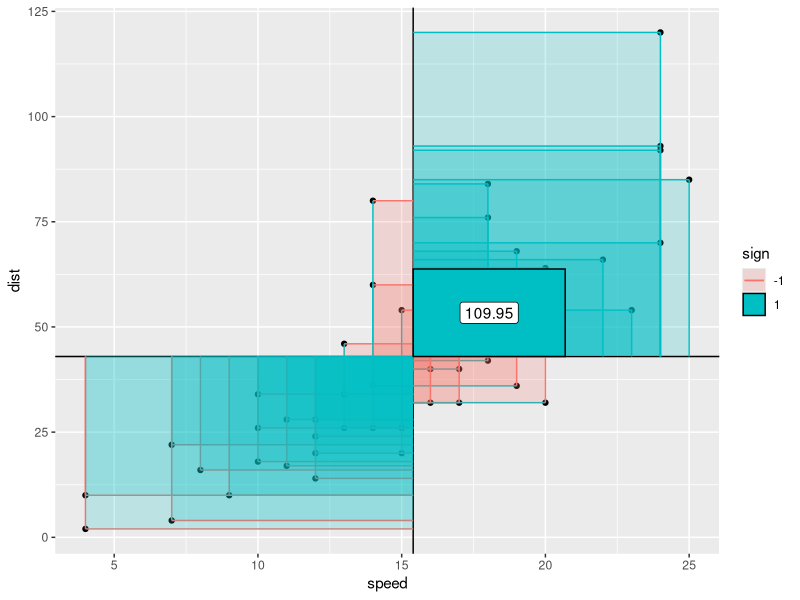
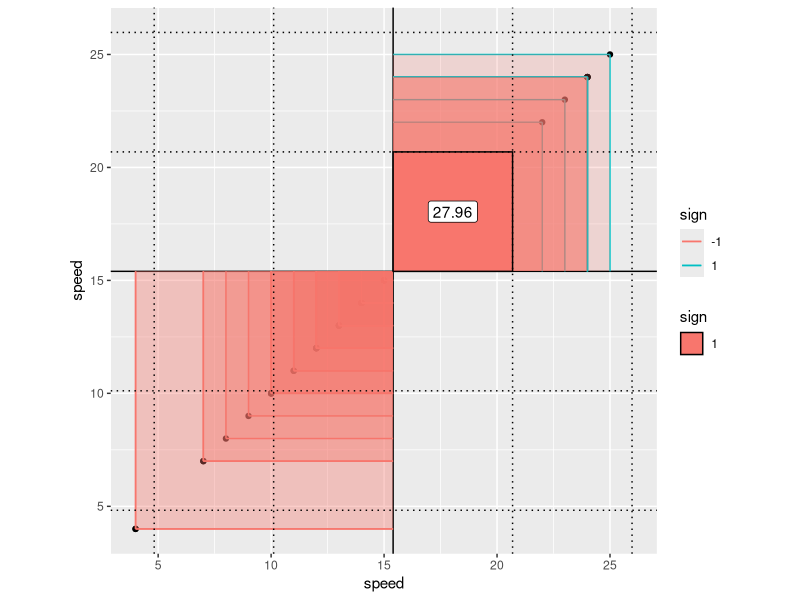
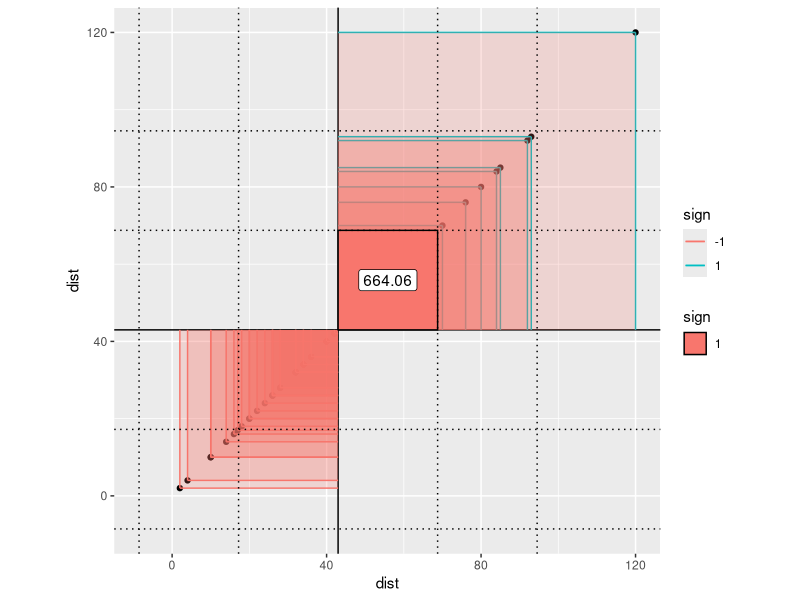
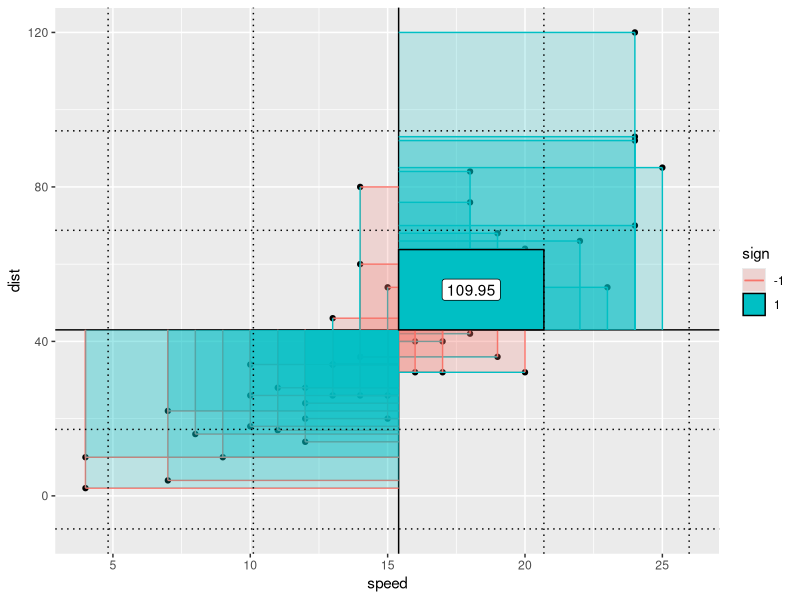
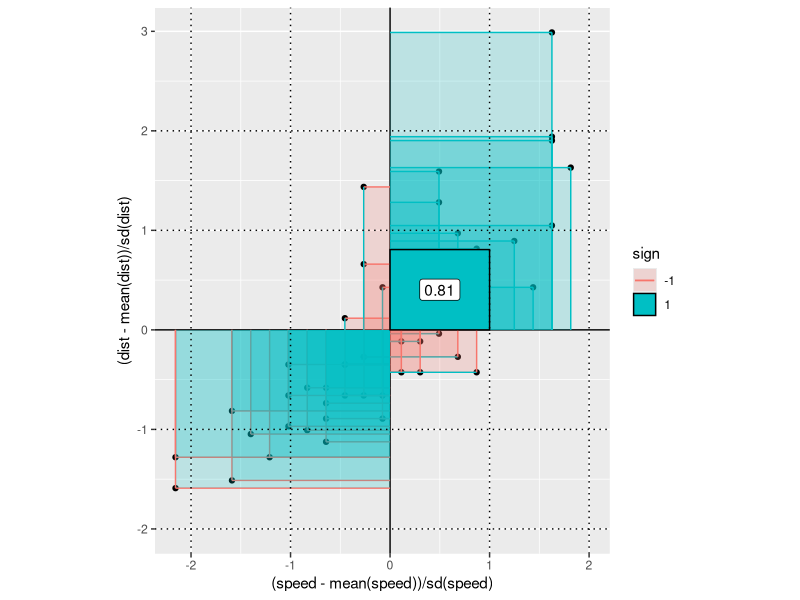

Generate these figures, in order, with R:
## ---- chunk 1
knitr::opts_chunk$set(echo = TRUE)
options(tidyverse.quiet = TRUE)
## ---- chunk 2
library(tidyverse)

# express Stat setup.

qstat <- function(compute_group, ...){
  ggproto("StatTemp", Stat, compute_group = compute_group, ...)
  }

qgeom_mod_default_aes <- function(`_inherit` = GeomPoint, default_aes = GeomPoint$default_aes, ...){
  
  ggproto("GeomTemp", `_inherit` = `_inherit`, default_aes = default_aes, ...)

}


qlayer <- function (mapping = NULL, data = NULL, geom = "point", stat = "identity", position = "identity", 
    ..., na.rm = FALSE, show.legend = NA, inherit.aes = TRUE) 
{
    layer(data = data, mapping = mapping, stat = stat, geom = geom, 
        position = position, show.legend = show.legend, inherit.aes = inherit.aes, 
        params = rlang::list2(na.rm = na.rm, ...))
}
## ---- chunk 3

# 

# mysetseed(199402)
# create_x_y(relationship = .5) %>%
# data_create_scatterplot() %>%
# plot_draw_mean_x() %>%
# plot_draw_mean_y() %>%
# plot_draw_differences_x() %>%
# plot_draw_differences_y() %>%
# plot_multiply_differences() %>%
# plot_take_average_rectangle()

# Assume qlayer() and qstat() exists:

# Layer 0 (actually don't use in var/sd/cov/corr/R^2 but demos qstat simplest usage)
compute_group_xymean <- function(data, scales){data |> mutate(x = mean(x), y = mean(y))}

geom_xy_means <- function(...){geom_point(stat = qstat(compute_group_xymean), ...)}


# Layer 1
compute_group_xmean <- function(data, scales){data |> summarize(xintercept = mean(x))}

geom_xmean <- function(...){
  
  QStat <- qstat(compute_group_xmean, dropped_aes = c("x", "y"))
  
  qlayer(geom = GeomVline, stat = QStat, ...)
  
  
  }

# Layer 2
compute_group_ymean <- function(data, scales){data |> summarize(yintercept = mean(y))}

geom_ymean <- function(...){
  
  QStat <- qstat(compute_group_ymean, dropped_aes = c("x", "y"))
  
  qlayer(geom = GeomHline, stat = QStat, ...)
  
  }

# Layer 3
compute_group_xmeandiff <- function(data, scales){
  
  data |> mutate(xend = mean(x), 
                 yend = y, 
                 xdiff = x - mean(x), 
                 sign = factor(sign(xdiff)))
  
  }

geom_xmeandiff <- function(...){
  
  QStat <- qstat(compute_group_xmeandiff, 
              default_aes = aes(color = after_stat(sign)))
  
  geom_segment(stat = QStat, ...)
  
  }

# Layer 4
compute_group_ymeandiff <- function(data, scales){
  
  data |> mutate(yend = mean(y), 
                 xend = x, 
                 ydiff = y - mean(y), 
                 sign = factor(sign(ydiff)))
  }

geom_ymeandiff <- function(...){
  
  QStat <- qstat(compute_group_ymeandiff, 
              default_aes = aes(color = after_stat(sign)))
  
  geom_segment(stat = QStat, ...)
  
  }


# Layer 5
compute_group_xymeandiffs <- function(data, scales){data |> mutate(xmin = mean(x), ymin = mean(y), xmax = x, ymax = y, area = (xmax-xmin)*(ymax-ymin), sign = factor(sign(area)))}

geom_xydiffs <- function(alpha = .2, ...){geom_rect(
  stat = qstat(compute_group_xymeandiffs, 
               default_aes = aes(fill = after_stat(sign))), alpha = alpha, ...)}

# Layer 6 & 7
compute_covariance <- function(data, scales){
   
  xmean = mean(data$x)
  ymean = mean(data$y)
  xsd = sd(data$x)
  
  data |> 
    mutate(xdiff = x - mean(x),                                      ydiff = y - mean(y),   
           area = xdiff * ydiff) %>% 
    summarize(mean_area = sum(area)/(n()-1)) %>% 
    pull(mean_area) ->
    mean_area
  
  data.frame(
             xmin = xmean, ymin = ymean,
             xmax = xmean + xsd, ymax = ymean + mean_area/xsd,
             covariance = mean_area,
             sign = factor(sign(mean_area))) |>
    mutate(x = (xmin + xmax)/2,
          y = (ymin + ymax)/2)
  
}
  
  
geom_covariance <- function(...){
  
  QStat <- qstat(compute_covariance,
                 default_aes = aes(fill = after_stat(sign)))
  
  GeomRect2 <- qgeom_mod_default_aes(GeomRect, aes(color = "black", 
                              fill = "grey35",
                              linewidth = .5,
                              linetype = 1, 
                              alpha = NA))
  
  qlayer(stat = QStat, geom = GeomRect2, ...)
  
}  



geom_mean_xdiffXydiff <- geom_covariance


geom_covariance_label <- function(...){
  
  QStat <- qstat(compute_covariance,
                 default_aes = 
                   aes(label = round(after_stat(covariance), 2))
                 )
                                   
  
  geom_label(stat = QStat,
             show.legend = F,
                         ...)
  
}
  

# SDs
compute_sdx <- function(data, scales){
  
  ymean <- mean(data$y)
  xmean <- mean(data$x)
  xsd <- sd(data$x)
  
  data.frame(xintercept = xmean + xsd*c(-2,-1,1,2)) %>% 
    mutate(xstart = xmean,
            ystart = ymean,
            xend = xstart + xsd,
            yend = ystart)

    }

geom_x_sd <- function(...){
  
  QS <- qstat(compute_sdx, dropped_aes = c("x", "y"))
  
  # GeomVline$default_aes
  GeomVline2 <- ggproto("GeomVline2", GeomVline, 
                        default_aes = aes(colour = "black",
                                          linewidth = .5,
                                          linetype = "dotted",
                                          alpha = NA))
  
  qlayer(geom = GeomVline2, stat = QS, ...)
  
}

# SDs
compute_sdy <- function(data, scales){
  
  ymean <- mean(data$y)
  ysd <- sd(data$y)
  
  data.frame(yintercept = ymean + ysd*c(-2,-1,1,2))

    }


geom_y_sd <- function(...){
  
  QS <- qstat(compute_sdy, 
              dropped_aes = c("x", "y"))
  
  # GeomHline$default_aes
  GeomHline2 <- ggproto("GeomHline2", GeomHline, 
                        default_aes = aes(colour = "black",
                                          linewidth = .5,
                                          linetype = "dotted",
                                          alpha = NA))
  
  qlayer(geom = GeomHline2, stat = QS, ...)
  
}




cars %>% 
  ggplot() + 
  aes(x = speed, y = dist) +
  geom_point() + # x, y  0
  geom_xmean() + # x-bar 1
  geom_ymean() + # y-bar 2
  geom_xmeandiff() + # 3
  geom_ymeandiff() + # 4
  geom_xydiffs() + # 5
  geom_covariance() + #6
  geom_covariance_label() #7

cov(cars$speed, cars$dist)

# variance speed
last_plot() + 
  aes(x = speed, y = speed) + 
  coord_equal() + 
  geom_x_sd(linetype = "dotted") + 
  geom_y_sd()

var(cars$speed)
sd(cars$speed)

# variance dist 
last_plot() + 
  aes(x = dist, y = dist)

# returning to dist/speed
last_plot() +
  coord_cartesian() +
  aes(y = dist, x = speed)

last_plot() + 
  aes(y = (dist-mean(dist))/sd(dist), 
      x = (speed-mean(speed))/sd(speed)) + 
  coord_equal()

cor(cars$speed, cars$dist)

# last_plot() + 
#   geom_smooth(method = lm)
# 
# 
# lm(cars$dist ~ cars$speed) %>% 
#   summary()
# 
# cor(cars$speed, cars$dist)^2 # variance explained
# 


post <- function(data, scales){
  
  data |> 
    mutate(xend = x) |>
    mutate(yend = 0)
}
